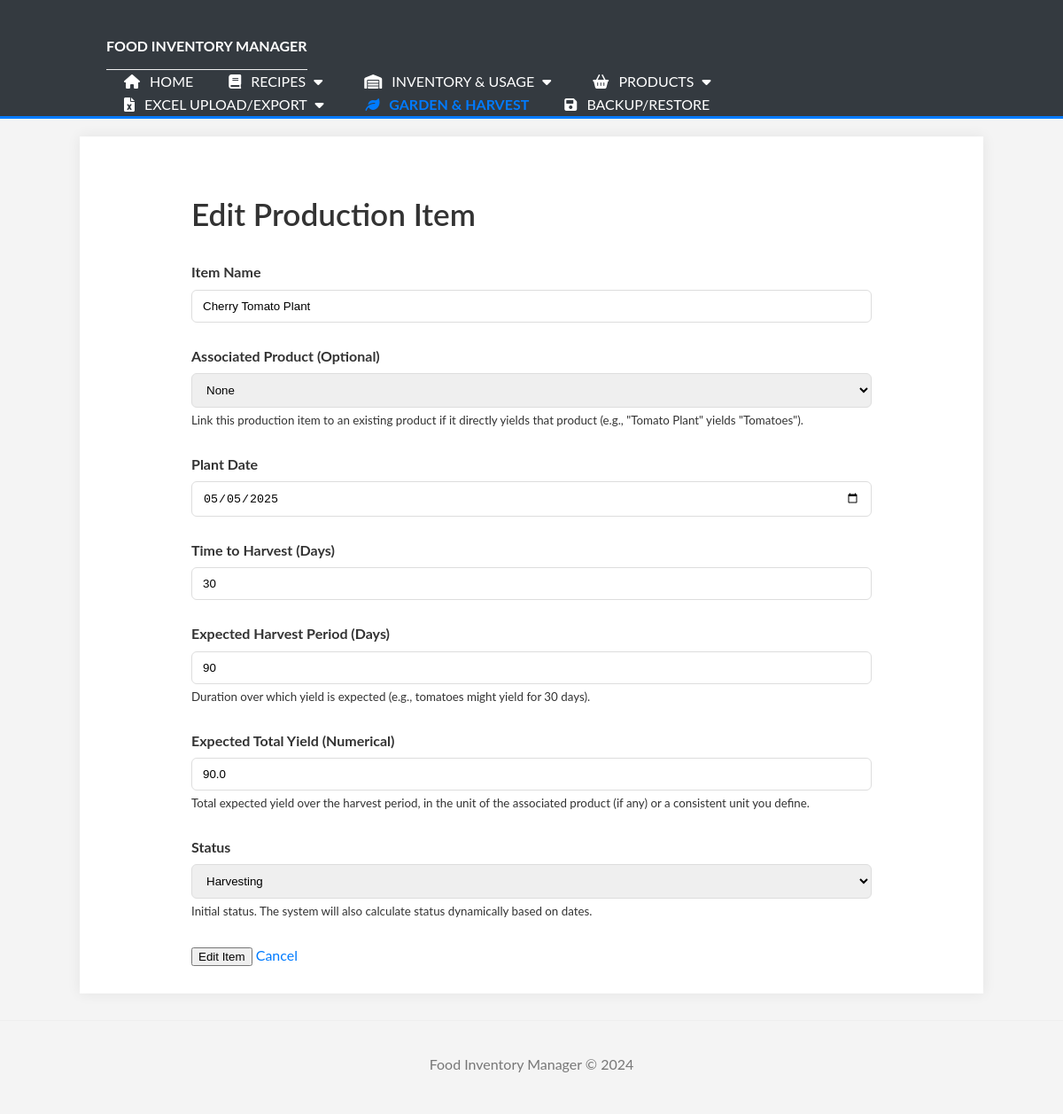
The page /garden/2/edit on the database its author committed.
### tables this page shows
CREATE TABLE production_items (
                        id INTEGER PRIMARY KEY AUTOINCREMENT,
                        name TEXT NOT NULL,
                        associated_product_id INTEGER,
                        plant_date TEXT,
                        time_to_harvest_days INTEGER,
                        expected_harvest_period_days INTEGER,
                        expected_yield_total REAL,
                        status TEXT CHECK(status IN ('Growing', 'Harvesting', 'Finished')),
                        FOREIGN KEY (associated_product_id) REFERENCES products (id)
                    );

### app.py (the view, shortened to what this page needs)
@app.route('/garden/<int:item_id>/edit', methods=['GET', 'POST'])
def edit_production_item_view(item_id):
    production_item = manager.get_production_item(item_id) # This should already return a dict
    if not production_item:
        flash(f"Production item with ID {item_id} not found.", 'error')
        return redirect(url_for('garden_list_view'))
    all_db_products = manager.get_all_products(page=None, per_page=None)
    return render_template('garden_edit.html', item=production_item, products=all_db_products, form_action_label='Edit', current_page='garden_edit')

### Food_manager.py (called while the page is built)
    def _get_db_connection(self):
        if self.conn and self.db_filepath == ":memory:":
            return self.conn
        conn = sqlite3.connect(self.db_filepath)
        conn.row_factory = sqlite3.Row # Access columns by name
        return conn

### templates/garden_edit.html (shortened to what this page needs)
{% extends "base.html" %}
{% block content %}
<div class="container mt-4">
    <h2>{{ form_action_label }} Production Item</h2>
    <form method="POST" action="{{ request.url }}">
        <div class="form-group">
            <label for="name">Item Name</label>
            <input type="text" class="form-control" id="name" name="name" value="{{ item.name if item else '' }}" required>
        </div>
        <div class="form-group">
            <label for="associated_product_id">Associated Product (Optional)</label>
            <select class="form-control" id="associated_product_id" name="associated_product_id">
                <option value="">None</option>
            </select>
            <small class="form-text text-muted">Link this production item to an existing product if it directly yields that product (e.g., "Tomato Plant" yields "Tomatoes").</small>
        </div>
        <div class="form-group">
            <label for="plant_date">Plant Date</label>
            <input type="date" class="form-control" id="plant_date" name="plant_date" value="{{ item.plant_date if item else '' }}" required>
        </div>
        <div class="form-row">
            <div class="form-group col-md-6">
                <label for="time_to_harvest_days">Time to Harvest (Days)</label>
                <input type="number" class="form-control" id="time_to_harvest_days" name="time_to_harvest_days" value="{{ item.time_to_harvest_days if item else '' }}" min="0" required>
            </div>
            <div class="form-group col-md-6">
                <label for="expected_harvest_period_days">Expected Harvest Period (Days)</label>
                <input type="number" class="form-control" id="expected_harvest_period_days" name="expected_harvest_period_days" value="{{ item.expected_harvest_period_days if item else '' }}" min="1" required>
                 <small class="form-text text-muted">Duration over which yield is expected (e.g., tomatoes might yield for 30 days).</small>
            </div>
        </div>
        <div class="form-group">
            <label for="expected_yield_total">Expected Total Yield (Numerical)</label>
            <input type="number" step="any" class="form-control" id="expected_yield_total" name="expected_yield_total" value="{{ item.expected_yield_total if item else '' }}" min="0" required>
            <small class="form-text text-muted">Total expected yield over the harvest period, in the unit of the associated product (if any) or a consistent unit you define.</small>
        </div>
        <div class="form-group">
            <label for="status">Status</label>
            <select class="form-control" id="status" name="status">
                <option value="Harvesting" {% if item and item.status == 'Harvesting' %}selected{% endif %}>Harvesting</option>
            </select>
            <small class="form-text text-muted">Initial status. The system will also calculate status dynamically based on dates.</small>
        </div>
        <button type="submit" class="btn btn-primary">{{ form_action_label }} Item</button>
        <a href="{{ url_for('garden_list_view') }}" class="btn btn-secondary">Cancel</a>
    </form>
</div>
{% endblock %}

### static/style.css (style rules this page uses)
body { font-family: 'Lato', Arial, sans-serif; margin: 0; padding: 0; background-color: #f4f4f4; color: #333; line-height: 1.6; }
.container { width: 80%; margin: auto; overflow: hidden; padding: 0 30px; }
h1, h2, h3 { color: #333; }
h2 { font-size: 2.2em; font-weight: 600; margin-bottom: 25px; }
.form-group { margin-bottom: 25px; }
.form-group label { display: block; margin-bottom: 5px; font-weight: bold; }
.form-control, .form-control-file { width: 100%; padding: 10px 12px; border: 1px solid #ddd; border-radius: 6px; box-sizing: border-box; margin-top: 2px; }
a { color: #007bff; text-decoration: none; }

### rows shown on the page
production_items: name "Cherry Tomato Plant", plant_date "05/05/2025", time_to_harvest_days "30", expected_harvest_period_days "90", expected_yield_total "90.0", status "Harvesting"
